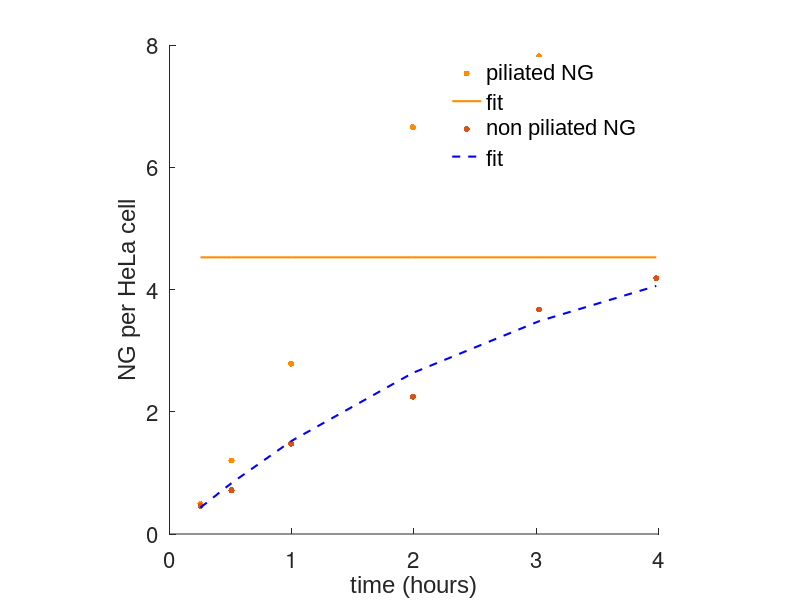

Here is the MATLAB script that generated this plot:
%close all

fontSize=16;
lfs = 16;
lfn = 'Arial';
linewidth=1.5;
markersize=20;
%for figure labels as (a), (b)
xo = 0.12;
yo = 0.12;
    
Attachment_fun = @(x,xdata) x(2)*(1-exp(-x(1)*xdata));


per10TypeA=[4.92573283493999;12.0253787133582;27.8526460751524;66.5748573676962;...
    78.1280739720637;82.0627582136533];%typeA NG data at ratio of 10:1
per10TypeB=[4.591836735;7.142857143;14.79591837;22.44897959;36.73469388;41.83673469];
time=[0.253393665158371;0.506787330316742;0.995475113122172;...
    1.99095022624434;3.02262443438913;3.98190045248868];
xA = [0,0.001];

NGtypeA=per10TypeA/10; %Data is given for bacteria attached per 10 HeLa cells
[attachment_Para_A,error1]= lsqcurvefit(Attachment_fun,xA,time,NGtypeA);

xB = [0.3,0.001];
lb = [0.31,0.34];
ub = [5,85];

NGtypeB=per10TypeB/10; %Data is given for bacteria attached per 10 HeLa cells
[attachment_Para_B,error2]= lsqcurvefit(Attachment_fun,xB,time,NGtypeB,lb,ub);

%figure('units','normalized','outerposition',[0 0 1 1])
%figure
RGB=[255,140,0]./255;
scatter(time,NGtypeA,markersize,RGB,'filled')
hold on
plot(time,attachment_Para_A(2)*(1-exp(-attachment_Para_A(1)*time)),'LineWidth',linewidth,'color',RGB)
hold on 
scatter(time,NGtypeB,markersize,'b^','filled')
hold on
plot(time,attachment_Para_B(2)*(1-exp(-attachment_Para_B(1)*time)),'b--','LineWidth',linewidth)

xlabel('time (hours)','FontSize', fontSize,'FontName',lfn)
ylabel('NG per HeLa cell','FontSize', fontSize,'FontName',lfn)

xl = [0 4];
yl = [0 8];
xlim(xl);
ylim(yl);
yticks([0 2 4 6 8])
xt = get(gca, 'XTick');
set(gca, 'FontSize', 16)
yt = get(gca, 'YTick');
set(gca, 'FontSize', 16)
ratio=[1 1 1];
pbaspect(ratio)
set(gca,'box','off')
text('Position',[-0.584421906693711 9.16685922920892 0],...
     'String',{'(a)'},'FontName','Arial','FontSize',fontSize);    
 legend({'piliated NG','fit','non piliated NG','fit'},'FontSize',lfs,'FontName',lfn,'Box','off',...
      'Position',[0.129135805714277 0.654320987654321 0.146666663421525 0.156296291881137])
% legend({'data','fit'},'FontSize',lfs,'FontName',lfn,'Box','off','Location','southeast')